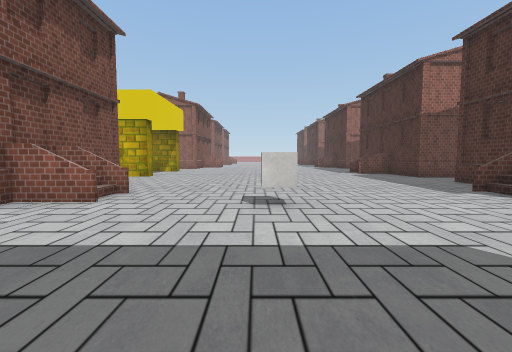
view 1 (above)

24 first-person views from a walk through a Unity game level. The camera is 1.4 m above the floor, tilts 4° down and sees 90° across. The floor is counted in squares, 2 m on a side. Each view is taken from the middle of a square. On the plan, view 1 faces up. The plan holds only what a view shows up to about 9 squares ahead; the rest is blank. The place goes on beyond the plan. Some surface patterns are stand-ins.

view 2
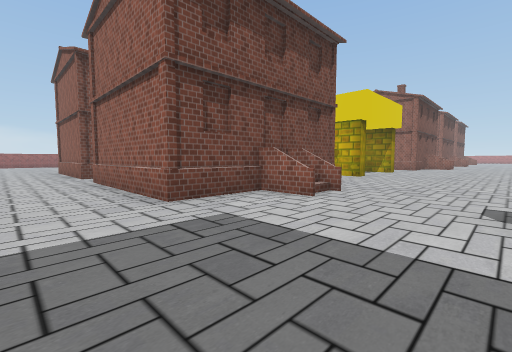

view 3
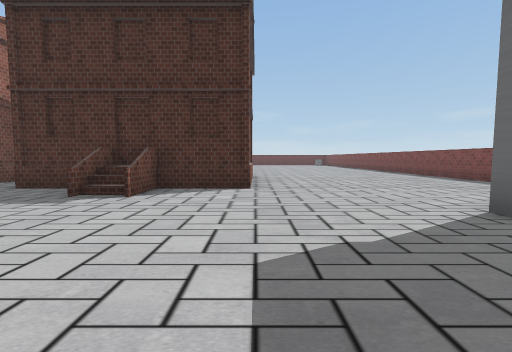

view 4
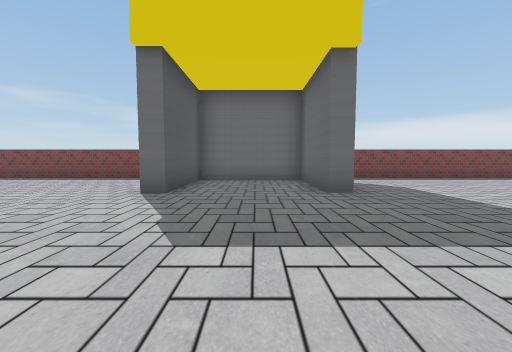

view 5
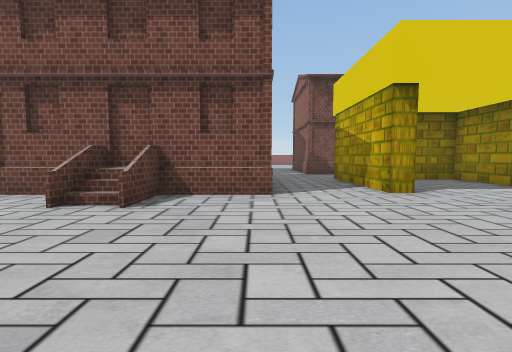

view 6
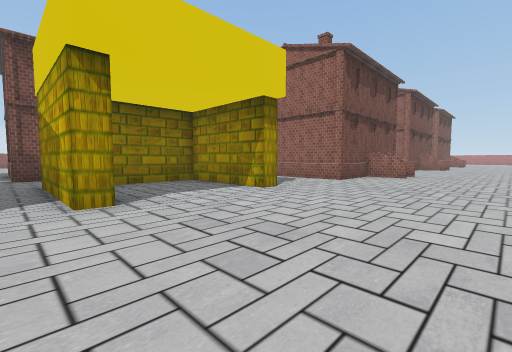

view 7
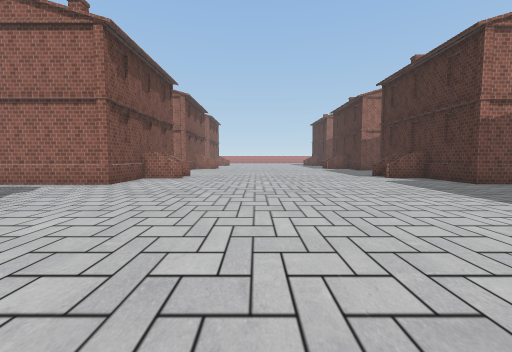

view 8
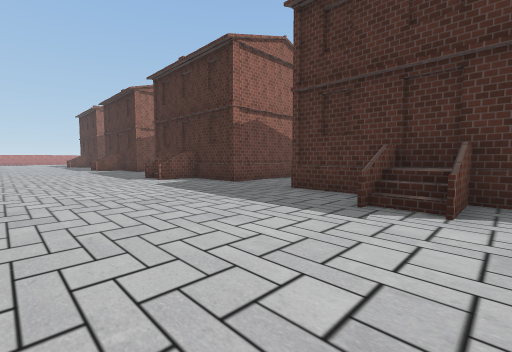

view 9
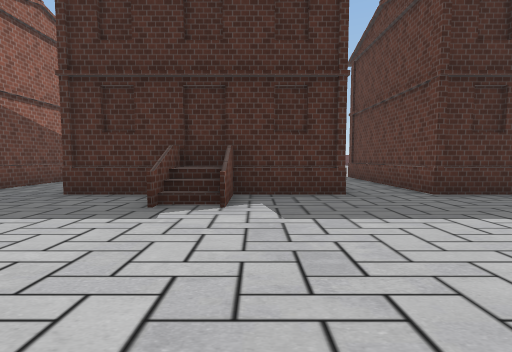

view 10
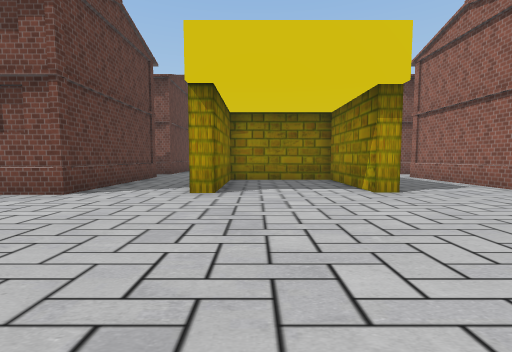

view 11
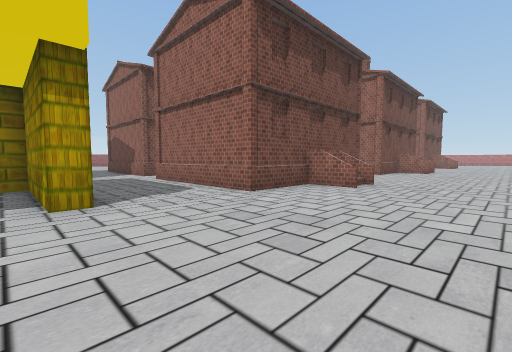

view 12
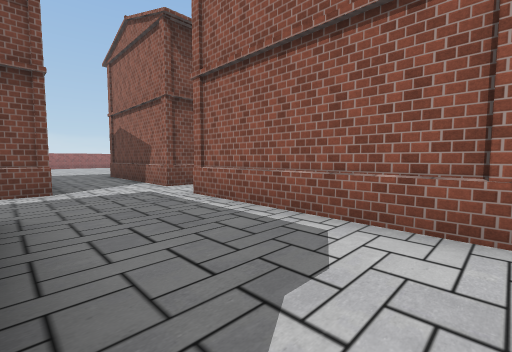

view 13
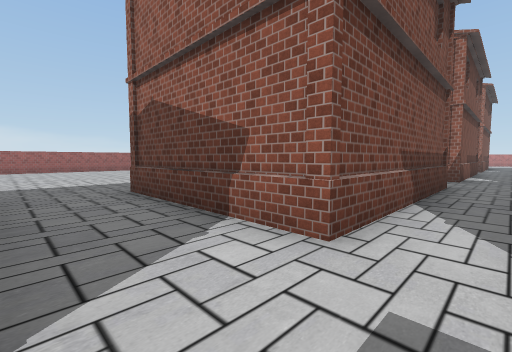

view 14
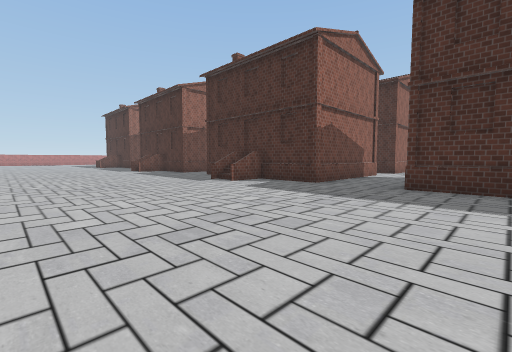

view 15
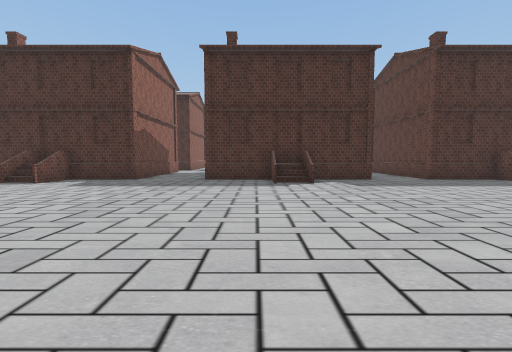

view 16
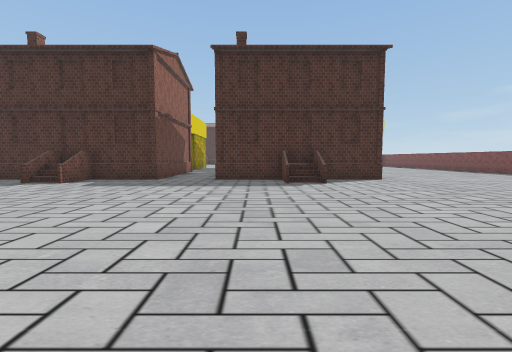

view 17
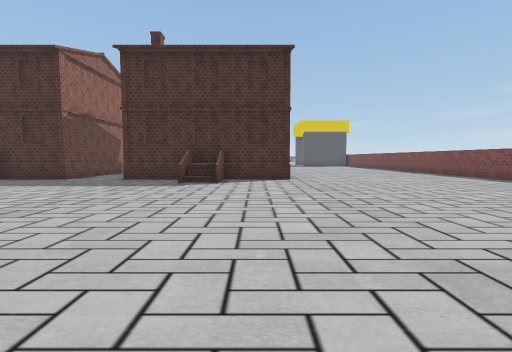

view 18
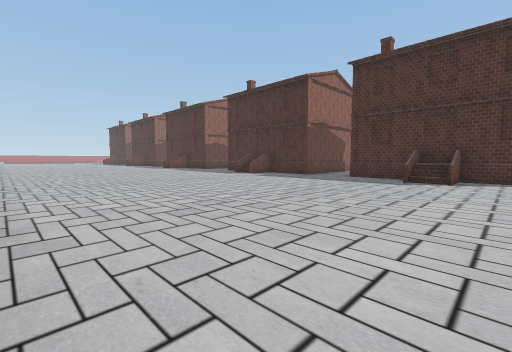

view 19
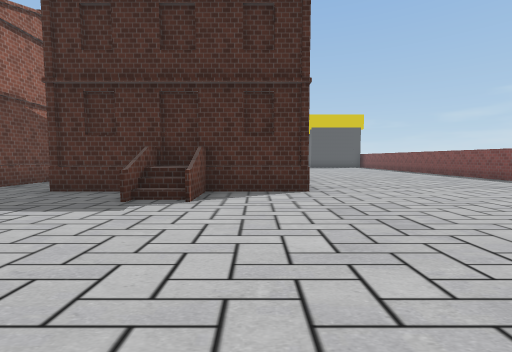

view 20
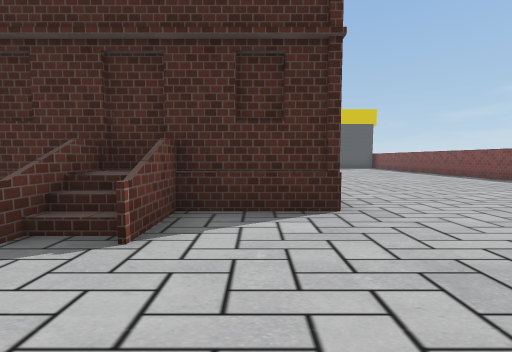

view 21
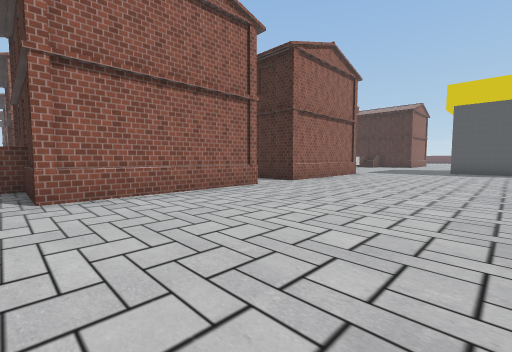

view 22
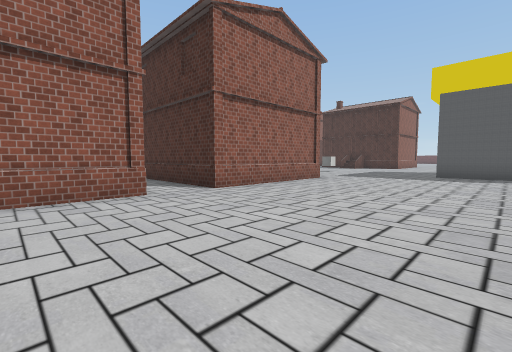

view 23
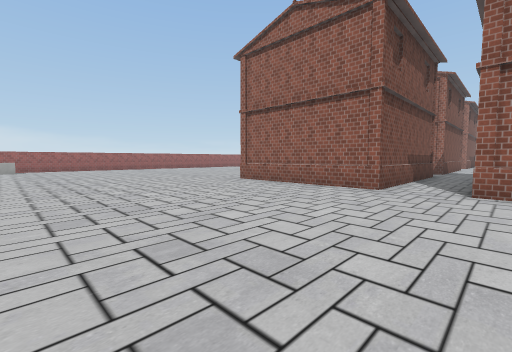

view 24
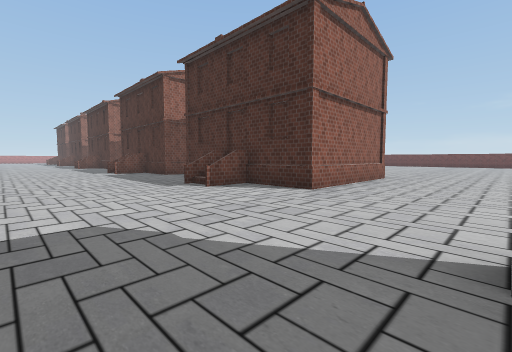

### Floor plan
Key: @ floor where view 1 was taken; # wall or solid block; . floor; = window, fence, low wall or low ledge; v drop or lower ground; O other object.
Columns run from 24 left of view 1 to 10 right of it. Each row starts with its distance up from view 1.
 22    .....      #.     .......
 21    ...... #   #.    #........
 20    .....=##   #.    v........#
 19    .....###   #.    ##.......##
 18    .......#   #.    #.........#
 17    .......#####.#####.........####
 16    ..............................
 15 .. .............................
 14 ..........#  #v. OOO..........#
 13 ..........#     O............=#
 12 .........##     O............=v
 11 ..........#      O............#
 10 ..........####v..OOOO.........###
  9 ................................
  8 ...........     ...................
  7 ..........#   #.#####.........#####
  6 ..........#   #.#   #.........#
  5 ........###   #.#   ##.......=v
  4 ........###   #.#   ##..O....##
  3 ..........#   #.#   #.........#####
  2   ........#####.#####..............
  1    ................................
  0     ....................@..........
 -1      ..............................
 -2      ..................#...#......
 -3     ...................#...#......
 -4     ...................#...# .....
 -5          ################### ######

Positions as (right, up) in squares from view 1, and headings:
1: (0, 0), facing up
2: (0, 0), facing up-left
3: (0, 2), facing right
4: (1, 4), facing down
5: (1, 7), facing left
6: (0, 9), facing up-left
7: (0, 10), facing up
8: (1, 11), facing up-right
9: (1, 11), facing right
10: (1, 11), facing left
11: (0, 13), facing up-left
12: (-4, 14), facing up-left
13: (-9, 15), facing up-left
14: (-21, 13), facing up-right
15: (-23, 13), facing right
16: (-23, 6), facing right
17: (-23, 3), facing right
18: (-24, 3), facing up-right
19: (-20, 3), facing right
20: (-18, 3), facing right
21: (-15, -3), facing up-right
22: (-12, -3), facing up-right
23: (-8, -4), facing up-left
24: (1, -1), facing up-right
